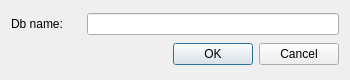
<?xml version="1.0" encoding="UTF-8"?>
<ui version="4.0">
 <class>NewDbDialog</class>
 <widget class="QDialog" name="NewDbDialog">
  <property name="geometry">
   <rect>
    <x>0</x>
    <y>0</y>
    <width>350</width>
    <height>80</height>
   </rect>
  </property>
  <property name="minimumSize">
   <size>
    <width>350</width>
    <height>80</height>
   </size>
  </property>
  <property name="maximumSize">
   <size>
    <width>16777215</width>
    <height>80</height>
   </size>
  </property>
  <property name="windowTitle">
   <string>New database name</string>
  </property>
  <layout class="QVBoxLayout" name="verticalLayout">
   <item>
    <layout class="QHBoxLayout" name="horizontalLayout">
     <property name="spacing">
      <number>24</number>
     </property>
     <item>
      <widget class="QLabel" name="labelNewName">
       <property name="text">
        <string>Db name:</string>
       </property>
      </widget>
     </item>
     <item>
      <widget class="QLineEdit" name="lineEdNewName"/>
     </item>
    </layout>
   </item>
   <item>
    <widget class="QDialogButtonBox" name="buttonBox">
     <property name="standardButtons">
      <set>QDialogButtonBox::Cancel|QDialogButtonBox::Ok</set>
     </property>
    </widget>
   </item>
  </layout>
 </widget>
 <resources/>
 <connections/>
</ui>
